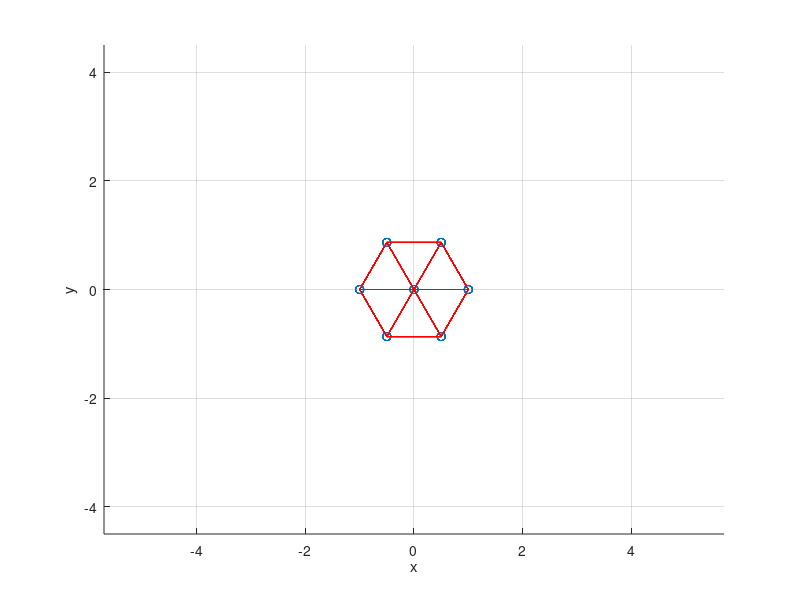

MATLAB code for this plot: (Note: this script raises an error after producing the figure.)
clc, clear

Nc = 6;
r = 1;
Np = 10;

phi = linspace(0, 2*pi - 2*pi/Nc, Nc);

xc = r*cos(phi);
yc = r*sin(phi);
dz = 1;

X = [];
Y = [];
Z = [];

for k = 1:Np
    
    X = [X, xc];
    Y = [Y, yc];
    Z = [Z, (k-1)*dz*ones(1, Nc)];
    
    
end
X = [X, zeros(1, Np)];
Y = [Y, zeros(1, Np)];
Z = [Z, (0:(Np-1))*dz];
N = size(X, 2);


rc = cell(N, 1);
max_length = 0;

for k = 1:N
    
    R = [X(k) - X;
         Y(k) - Y;
         Z(k) - Z];
    d = sum(R.*R, 1);
    [s, sidx] = sort(d);
    s = s(2:end);
    sidx = sidx(2:end);

    connidx = sidx(s < 1.01);

    rc{k} = [rc{k}, connidx];
    
    if (abs(X(k)) < 0.01) && (abs(Y(k)) < 0.01) % Center
        
        
        aa = 1;
%         rc{k} = [rc{k}, connidx];
%         R = [X(k) - X;
%              Y(k) - Y;
%              Z(k) - Z];
%         d = sum(R.*R, 1);
%         [s, sidx] = sort(d);
%         s = s(2:end);
%         sidx = sidx(2:end);
        
    else  % Not center
        aa = 1;
        
    end
    
    if length(rc{k}) > max_length
        max_length = length(rc{k});
    end
    
end

rcm = zeros(N, max_length+1);

for k = 1:N
    rcm(k, 1:(length(rc{k})+1)) = [length(rc{k}), rc{k}];
    
end
rc = rcm;
%%

R = [X; Y; Z];

figure(1); clf; hold on; grid on;
scatter3(X, Y, Z)
axis equal
xlabel('x');
ylabel('y');
zlabel('z');

for k = 1:N
    p = R(:, k);
    
    for a = 1:rc(k, 1)
        p0 = R(:, rc(k, a+1));
        plot3([p(1), p0(1)], ...
              [p(2), p0(2)], ...
              [p(3), p0(3)], 'r');
        
    end
    
end

fname_conn = ['conn_snake', '.txt'];
fname_pos = ['pos_snake', '.txt'];
create_connectivity_file(fname_conn, N, rc);
create_position_file(fname_pos, N, R);

